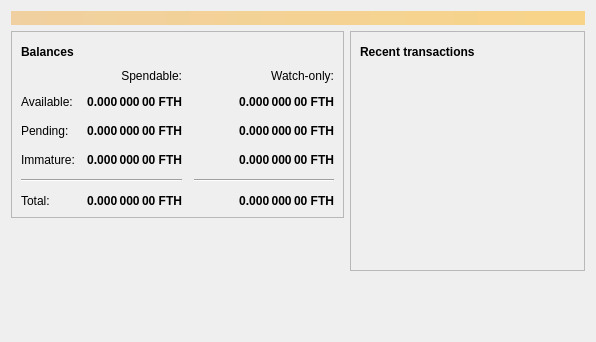
<?xml version="1.0" encoding="UTF-8"?>
<ui version="4.0">
 <class>OverviewPage</class>
 <widget class="QWidget" name="OverviewPage">
  <property name="geometry">
   <rect>
    <x>0</x>
    <y>0</y>
    <width>596</width>
    <height>342</height>
   </rect>
  </property>
  <property name="windowTitle">
   <string>Form</string>
  </property>
  <layout class="QVBoxLayout" name="topLayout">
   <item>
    <widget class="QLabel" name="labelAlerts">
     <property name="visible">
      <bool>false</bool>
     </property>
     <property name="styleSheet">
      <string notr="true">QLabel { background-color: qlineargradient(x1: 0, y1: 0, x2: 1, y2: 0, stop:0 #F0D0A0, stop:1 #F8D488); color:#000000; }</string>
     </property>
     <property name="wordWrap">
      <bool>true</bool>
     </property>
     <property name="margin">
      <number>3</number>
     </property>
     <property name="textInteractionFlags">
      <set>Qt::TextSelectableByMouse</set>
     </property>
    </widget>
   </item>
   <item>
    <layout class="QHBoxLayout" name="horizontalLayout" stretch="1,1">
     <item>
      <layout class="QVBoxLayout" name="verticalLayout_2">
       <item>
        <widget class="QFrame" name="frame">
         <property name="frameShape">
          <enum>QFrame::StyledPanel</enum>
         </property>
         <property name="frameShadow">
          <enum>QFrame::Raised</enum>
         </property>
         <layout class="QVBoxLayout" name="verticalLayout_4">
          <item>
           <layout class="QHBoxLayout" name="horizontalLayout_4">
            <item>
             <widget class="QLabel" name="label_5">
              <property name="font">
               <font>
                <weight>75</weight>
                <bold>true</bold>
               </font>
              </property>
              <property name="text">
               <string>Balances</string>
              </property>
             </widget>
            </item>
            <item>
             <widget class="QPushButton" name="labelWalletStatus">
              <property name="enabled">
               <bool>true</bool>
              </property>
              <property name="maximumSize">
               <size>
                <width>30</width>
                <height>16777215</height>
               </size>
              </property>
              <property name="toolTip">
               <string>The displayed information may be out of date. Your wallet automatically synchronizes with the Faithcoin network after a connection is established, but this process has not completed yet.</string>
              </property>
              <property name="text">
               <string/>
              </property>
              <property name="icon">
               <iconset resource="../bitcoin.qrc">
                <normaloff>:/icons/warning</normaloff>
                <disabledoff>:/icons/warning</disabledoff>:/icons/warning</iconset>
              </property>
              <property name="iconSize">
               <size>
                <width>24</width>
                <height>24</height>
               </size>
              </property>
              <property name="flat">
               <bool>true</bool>
              </property>
             </widget>
            </item>
            <item>
             <spacer name="horizontalSpacer_3">
              <property name="orientation">
               <enum>Qt::Horizontal</enum>
              </property>
              <property name="sizeHint" stdset="0">
               <size>
                <width>40</width>
                <height>20</height>
               </size>
              </property>
             </spacer>
            </item>
           </layout>
          </item>
          <item>
           <layout class="QGridLayout" name="gridLayout">
            <property name="spacing">
             <number>12</number>
            </property>
            <item row="2" column="2">
             <widget class="QLabel" name="labelWatchPending">
              <property name="font">
               <font>
                <weight>75</weight>
                <bold>true</bold>
               </font>
              </property>
              <property name="cursor">
               <cursorShape>IBeamCursor</cursorShape>
              </property>
              <property name="toolTip">
               <string>Unconfirmed transactions to watch-only addresses</string>
              </property>
              <property name="text">
               <string notr="true">0.000 000 00 FTH</string>
              </property>
              <property name="alignment">
               <set>Qt::AlignRight|Qt::AlignTrailing|Qt::AlignVCenter</set>
              </property>
              <property name="textInteractionFlags">
               <set>Qt::LinksAccessibleByMouse|Qt::TextSelectableByKeyboard|Qt::TextSelectableByMouse</set>
              </property>
             </widget>
            </item>
            <item row="2" column="1">
             <widget class="QLabel" name="labelUnconfirmed">
              <property name="font">
               <font>
                <weight>75</weight>
                <bold>true</bold>
               </font>
              </property>
              <property name="cursor">
               <cursorShape>IBeamCursor</cursorShape>
              </property>
              <property name="toolTip">
               <string>Total of transactions that have yet to be confirmed, and do not yet count toward the spendable balance</string>
              </property>
              <property name="text">
               <string notr="true">0.000 000 00 FTH</string>
              </property>
              <property name="alignment">
               <set>Qt::AlignRight|Qt::AlignTrailing|Qt::AlignVCenter</set>
              </property>
              <property name="textInteractionFlags">
               <set>Qt::LinksAccessibleByMouse|Qt::TextSelectableByKeyboard|Qt::TextSelectableByMouse</set>
              </property>
             </widget>
            </item>
            <item row="3" column="2">
             <widget class="QLabel" name="labelWatchImmature">
              <property name="font">
               <font>
                <weight>75</weight>
                <bold>true</bold>
               </font>
              </property>
              <property name="cursor">
               <cursorShape>IBeamCursor</cursorShape>
              </property>
              <property name="toolTip">
               <string>Mined balance in watch-only addresses that has not yet matured</string>
              </property>
              <property name="text">
               <string notr="true">0.000 000 00 FTH</string>
              </property>
              <property name="alignment">
               <set>Qt::AlignRight|Qt::AlignTrailing|Qt::AlignVCenter</set>
              </property>
              <property name="textInteractionFlags">
               <set>Qt::LinksAccessibleByMouse|Qt::TextSelectableByKeyboard|Qt::TextSelectableByMouse</set>
              </property>
             </widget>
            </item>
            <item row="4" column="0" colspan="2">
             <widget class="Line" name="line">
              <property name="orientation">
               <enum>Qt::Horizontal</enum>
              </property>
             </widget>
            </item>
            <item row="4" column="2">
             <widget class="Line" name="lineWatchBalance">
              <property name="sizePolicy">
               <sizepolicy hsizetype="Preferred" vsizetype="Fixed">
                <horstretch>0</horstretch>
                <verstretch>0</verstretch>
               </sizepolicy>
              </property>
              <property name="minimumSize">
               <size>
                <width>140</width>
                <height>0</height>
               </size>
              </property>
              <property name="orientation">
               <enum>Qt::Horizontal</enum>
              </property>
             </widget>
            </item>
            <item row="5" column="0">
             <widget class="QLabel" name="labelTotalText">
              <property name="text">
               <string>Total:</string>
              </property>
             </widget>
            </item>
            <item row="3" column="1">
             <widget class="QLabel" name="labelImmature">
              <property name="font">
               <font>
                <weight>75</weight>
                <bold>true</bold>
               </font>
              </property>
              <property name="cursor">
               <cursorShape>IBeamCursor</cursorShape>
              </property>
              <property name="toolTip">
               <string>Mined balance that has not yet matured</string>
              </property>
              <property name="text">
               <string notr="true">0.000 000 00 FTH</string>
              </property>
              <property name="alignment">
               <set>Qt::AlignRight|Qt::AlignTrailing|Qt::AlignVCenter</set>
              </property>
              <property name="textInteractionFlags">
               <set>Qt::LinksAccessibleByMouse|Qt::TextSelectableByKeyboard|Qt::TextSelectableByMouse</set>
              </property>
             </widget>
            </item>
            <item row="2" column="3">
             <spacer name="horizontalSpacer_2">
              <property name="orientation">
               <enum>Qt::Horizontal</enum>
              </property>
              <property name="sizeHint" stdset="0">
               <size>
                <width>40</width>
                <height>20</height>
               </size>
              </property>
             </spacer>
            </item>
            <item row="3" column="0">
             <widget class="QLabel" name="labelImmatureText">
              <property name="text">
               <string>Immature:</string>
              </property>
             </widget>
            </item>
            <item row="5" column="1">
             <widget class="QLabel" name="labelTotal">
              <property name="font">
               <font>
                <weight>75</weight>
                <bold>true</bold>
               </font>
              </property>
              <property name="cursor">
               <cursorShape>IBeamCursor</cursorShape>
              </property>
              <property name="toolTip">
               <string>Your current total balance</string>
              </property>
              <property name="text">
               <string notr="true">0.000 000 00 FTH</string>
              </property>
              <property name="alignment">
               <set>Qt::AlignRight|Qt::AlignTrailing|Qt::AlignVCenter</set>
              </property>
              <property name="textInteractionFlags">
               <set>Qt::LinksAccessibleByMouse|Qt::TextSelectableByKeyboard|Qt::TextSelectableByMouse</set>
              </property>
             </widget>
            </item>
            <item row="5" column="2">
             <widget class="QLabel" name="labelWatchTotal">
              <property name="font">
               <font>
                <weight>75</weight>
                <bold>true</bold>
               </font>
              </property>
              <property name="cursor">
               <cursorShape>IBeamCursor</cursorShape>
              </property>
              <property name="toolTip">
               <string>Current total balance in watch-only addresses</string>
              </property>
              <property name="text">
               <string notr="true">0.000 000 00 FTH</string>
              </property>
              <property name="alignment">
               <set>Qt::AlignRight|Qt::AlignTrailing|Qt::AlignVCenter</set>
              </property>
              <property name="textInteractionFlags">
               <set>Qt::LinksAccessibleByMouse|Qt::TextSelectableByKeyboard|Qt::TextSelectableByMouse</set>
              </property>
             </widget>
            </item>
            <item row="0" column="2">
             <widget class="QLabel" name="labelWatchonly">
              <property name="text">
               <string>Watch-only:</string>
              </property>
              <property name="alignment">
               <set>Qt::AlignRight|Qt::AlignTrailing|Qt::AlignVCenter</set>
              </property>
             </widget>
            </item>
            <item row="1" column="0">
             <widget class="QLabel" name="labelBalanceText">
              <property name="text">
               <string>Available:</string>
              </property>
             </widget>
            </item>
            <item row="1" column="1">
             <widget class="QLabel" name="labelBalance">
              <property name="font">
               <font>
                <weight>75</weight>
                <bold>true</bold>
               </font>
              </property>
              <property name="cursor">
               <cursorShape>IBeamCursor</cursorShape>
              </property>
              <property name="toolTip">
               <string>Your current spendable balance</string>
              </property>
              <property name="text">
               <string notr="true">0.000 000 00 FTH</string>
              </property>
              <property name="alignment">
               <set>Qt::AlignRight|Qt::AlignTrailing|Qt::AlignVCenter</set>
              </property>
              <property name="textInteractionFlags">
               <set>Qt::LinksAccessibleByMouse|Qt::TextSelectableByKeyboard|Qt::TextSelectableByMouse</set>
              </property>
             </widget>
            </item>
            <item row="1" column="2">
             <widget class="QLabel" name="labelWatchAvailable">
              <property name="font">
               <font>
                <weight>75</weight>
                <bold>true</bold>
               </font>
              </property>
              <property name="cursor">
               <cursorShape>IBeamCursor</cursorShape>
              </property>
              <property name="toolTip">
               <string>Your current balance in watch-only addresses</string>
              </property>
              <property name="text">
               <string notr="true">0.000 000 00 FTH</string>
              </property>
              <property name="alignment">
               <set>Qt::AlignRight|Qt::AlignTrailing|Qt::AlignVCenter</set>
              </property>
              <property name="textInteractionFlags">
               <set>Qt::LinksAccessibleByMouse|Qt::TextSelectableByKeyboard|Qt::TextSelectableByMouse</set>
              </property>
             </widget>
            </item>
            <item row="2" column="0">
             <widget class="QLabel" name="labelPendingText">
              <property name="text">
               <string>Pending:</string>
              </property>
             </widget>
            </item>
            <item row="0" column="1">
             <widget class="QLabel" name="labelSpendable">
              <property name="text">
               <string>Spendable:</string>
              </property>
              <property name="alignment">
               <set>Qt::AlignRight|Qt::AlignTrailing|Qt::AlignVCenter</set>
              </property>
             </widget>
            </item>
           </layout>
          </item>
         </layout>
        </widget>
       </item>
       <item>
        <spacer name="verticalSpacer">
         <property name="orientation">
          <enum>Qt::Vertical</enum>
         </property>
         <property name="sizeHint" stdset="0">
          <size>
           <width>20</width>
           <height>40</height>
          </size>
         </property>
        </spacer>
       </item>
      </layout>
     </item>
     <item>
      <layout class="QVBoxLayout" name="verticalLayout_3">
       <item>
        <widget class="QFrame" name="frame_2">
         <property name="frameShape">
          <enum>QFrame::StyledPanel</enum>
         </property>
         <property name="frameShadow">
          <enum>QFrame::Raised</enum>
         </property>
         <layout class="QVBoxLayout" name="verticalLayout">
          <item>
           <layout class="QHBoxLayout" name="horizontalLayout_2">
            <item>
             <widget class="QLabel" name="label_4">
              <property name="font">
               <font>
                <weight>75</weight>
                <bold>true</bold>
               </font>
              </property>
              <property name="text">
               <string>Recent transactions</string>
              </property>
             </widget>
            </item>
            <item>
             <widget class="QPushButton" name="labelTransactionsStatus">
              <property name="enabled">
               <bool>true</bool>
              </property>
              <property name="maximumSize">
               <size>
                <width>30</width>
                <height>16777215</height>
               </size>
              </property>
              <property name="toolTip">
               <string>The displayed information may be out of date. Your wallet automatically synchronizes with the Faithcoin network after a connection is established, but this process has not completed yet.</string>
              </property>
              <property name="text">
               <string/>
              </property>
              <property name="icon">
               <iconset resource="../bitcoin.qrc">
                <normaloff>:/icons/warning</normaloff>
                <disabledoff>:/icons/warning</disabledoff>:/icons/warning</iconset>
              </property>
              <property name="iconSize">
               <size>
                <width>24</width>
                <height>24</height>
               </size>
              </property>
              <property name="flat">
               <bool>true</bool>
              </property>
             </widget>
            </item>
            <item>
             <spacer name="horizontalSpacer">
              <property name="orientation">
               <enum>Qt::Horizontal</enum>
              </property>
              <property name="sizeHint" stdset="0">
               <size>
                <width>40</width>
                <height>20</height>
               </size>
              </property>
             </spacer>
            </item>
           </layout>
          </item>
          <item>
           <widget class="QListView" name="listTransactions">
            <property name="styleSheet">
             <string notr="true">QListView { background: transparent; }</string>
            </property>
            <property name="frameShape">
             <enum>QFrame::NoFrame</enum>
            </property>
            <property name="verticalScrollBarPolicy">
             <enum>Qt::ScrollBarAlwaysOff</enum>
            </property>
            <property name="horizontalScrollBarPolicy">
             <enum>Qt::ScrollBarAlwaysOff</enum>
            </property>
            <property name="selectionMode">
             <enum>QAbstractItemView::NoSelection</enum>
            </property>
           </widget>
          </item>
         </layout>
        </widget>
       </item>
       <item>
        <spacer name="verticalSpacer_2">
         <property name="orientation">
          <enum>Qt::Vertical</enum>
         </property>
         <property name="sizeHint" stdset="0">
          <size>
           <width>20</width>
           <height>40</height>
          </size>
         </property>
        </spacer>
       </item>
      </layout>
     </item>
    </layout>
   </item>
  </layout>
 </widget>
 <resources/>
 <connections/>
</ui>
